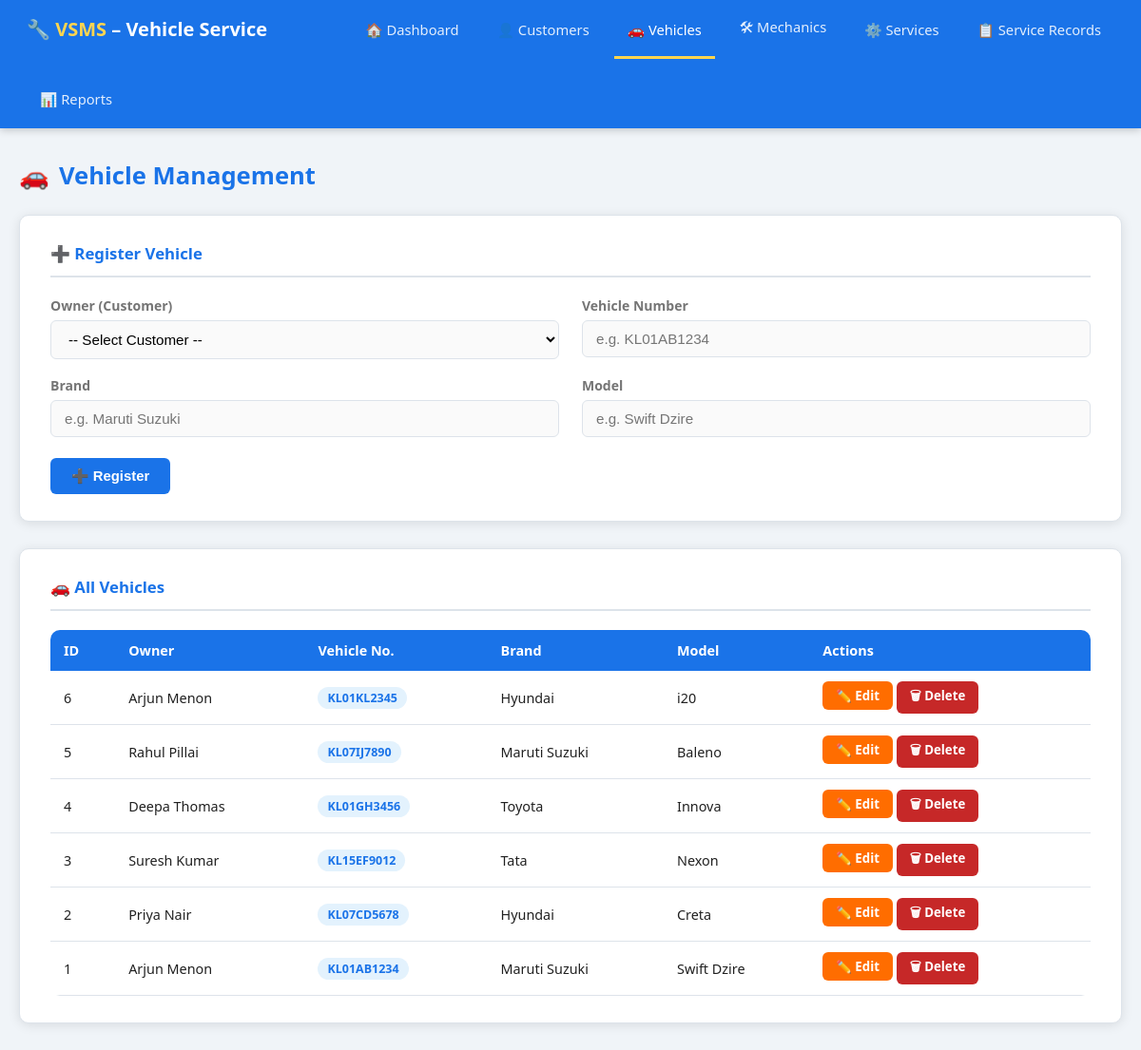
Screenshot of /vehicles.php with the database file from the repository.
### tables this page shows
CREATE TABLE IF NOT EXISTS Vehicle (
    vehicle_id     INT AUTO_INCREMENT PRIMARY KEY,
    customer_id    INT          NOT NULL,
    vehicle_number VARCHAR(20)  NOT NULL UNIQUE,
    model          VARCHAR(100) NOT NULL,
    brand          VARCHAR(100) NOT NULL,
    FOREIGN KEY (customer_id) REFERENCES Customer(customer_id)
        ON DELETE CASCADE ON UPDATE CASCADE
);

CREATE TABLE IF NOT EXISTS Customer (
    customer_id   INT AUTO_INCREMENT PRIMARY KEY,
    name          VARCHAR(100) NOT NULL,
    phone         VARCHAR(15)  NOT NULL UNIQUE,
    address       VARCHAR(255)
);

### vehicles.php (the view, shortened to what this page needs)
<?php
require 'includes/db.php';
$edit=null;
$vehicles = $conn->query("SELECT v.*,c.name AS owner FROM Vehicle v JOIN Customer c ON v.customer_id=c.customer_id ORDER BY v.vehicle_id DESC");
?>
<!DOCTYPE html><html lang="en"><head>
<title>VSMS - Vehicles</title><link rel="stylesheet" href="css/style.css">
</head><body>
<?php require 'includes/nav.php'; ?>
<div class="container">
<div class="page-title"><span class="icon">🚗</span> Vehicle Management</div>
<div class="card">
<div class="card-header"><?=$edit?'✏️ Edit Vehicle':'➕ Register Vehicle'?></div>
<form method="POST">
<div class="form-grid">
  <div class="form-group">
    <label>Owner (Customer)</label>
    <select name="customer_id" required>
      <option value="">-- Select Customer --</option>
    </select>
  </div>
  <div class="form-group">
    <label>Vehicle Number</label>
    <input type="text" name="vehicle_number" required placeholder="e.g. KL01AB1234" value="<?=htmlspecialchars($edit['vehicle_number']??'')?>">
  </div>
  <div class="form-group">
    <label>Brand</label>
    <input type="text" name="brand" required placeholder="e.g. Maruti Suzuki" value="<?=htmlspecialchars($edit['brand']??'')?>">
  </div>
  <div class="form-group">
    <label>Model</label>
    <input type="text" name="model" required placeholder="e.g. Swift Dzire" value="<?=htmlspecialchars($edit['model']??'')?>">
  </div>
</div><br>
<button class="btn btn-<?=$edit?'warning':'primary'?>" type="submit"><?=$edit?'💾 Update':'➕ Register'?></button>
</form>
</div>
<div class="card">
<div class="card-header">🚗 All Vehicles</div>
<div class="table-wrap"><table>
<thead><tr><th>ID</th><th>Owner</th><th>Vehicle No.</th><th>Brand</th><th>Model</th><th>Actions</th></tr></thead>
<tbody>
<?php while($row=$vehicles->fetch_assoc()):?>
<tr>
  <td><?=$row['vehicle_id']?></td>
  <td><?=htmlspecialchars($row['owner'])?></td>
  <td><span class="badge"><?=htmlspecialchars($row['vehicle_number'])?></span></td>
  <td><?=htmlspecialchars($row['brand'])?></td>
  <td><?=htmlspecialchars($row['model'])?></td>
  <td>
    <a href="?edit=<?=$row['vehicle_id']?>" class="btn btn-warning btn-sm">✏️ Edit</a>
    <a href="?delete=<?=$row['vehicle_id']?>" class="btn btn-danger btn-sm" onclick="return confirm('Delete?')">🗑 Delete</a>
  </td>
</tr>
<?php endwhile;?>
</tbody></table></div>
</div>
</div></body></html>

### css/style.css (style rules this page uses)
:root { --primary:#1a73e8;--primary-dk:#1558b0;--accent:#ff6d00; --success:#2e7d32;--danger:#c62828;--bg:#f0f4f8; --card-bg:#ffffff;--text:#212121;--muted:#757575; --border:#dde3ea;--radius:10px;--shadow:0 2px 12px rgba(0,0,0,.10); }
* { box-sizing:border-box;margin:0;padding:0 }
body { font-family:'Segoe UI',Roboto,Arial,sans-serif;background:var(--bg);color:var(--text);min-height:100vh }
.container { max-width:1200px;margin:32px auto;padding:0 20px }
.page-title { font-size:1.6rem;font-weight:700;margin-bottom:24px;color:var(--primary);display:flex;align-items:center;gap:10px }
.card { background:var(--card-bg);border-radius:var(--radius);box-shadow:var(--shadow);padding:28px 32px;margin-bottom:28px;border:1px solid var(--border) }
.card-header { font-size:1.05rem;font-weight:600;color:var(--primary);margin-bottom:20px;padding-bottom:12px;border-bottom:2px solid var(--border);display:flex;align-items:center;gap:8px }
.form-grid { display:grid;grid-template-columns:1fr 1fr;gap:18px 24px }
.form-group { display:flex;flex-direction:column;gap:6px }
label { font-size:.875rem;font-weight:600;color:var(--muted) }
input,select,textarea { padding:10px 14px;border:1.5px solid var(--border);border-radius:6px;font-size:.95rem;transition:border-color .2s,box-shadow .2s;background:#fafafa }
.btn { display:inline-flex;align-items:center;gap:6px;padding:10px 22px;border:none;border-radius:6px;font-size:.93rem;font-weight:600;cursor:pointer;text-decoration:none;transition:all .2s }
.btn-primary { background:var(--primary);color:#fff }
.btn-danger { background:var(--danger);color:#fff }
.btn-warning { background:var(--accent);color:#fff }
.btn-sm { padding:6px 14px;font-size:.83rem }
.table-wrap { overflow-x:auto;border-radius:var(--radius) }
table { width:100%;border-collapse:collapse;font-size:.9rem }
thead th { background:var(--primary);color:#fff;padding:12px 14px;text-align:left;font-weight:600;white-space:nowrap }
tbody tr { border-bottom:1px solid var(--border) }
td { padding:11px 14px;vertical-align:middle }
td .badge { display:inline-block;padding:3px 10px;border-radius:20px;font-size:.78rem;font-weight:600;background:#e3f2fd;color:var(--primary) }

### rows the page displays
vehicle: vehicle_id "6", customer.name "Arjun Menon", vehicle_number "KL01KL2345", brand "Hyundai", model "i20"
vehicle: vehicle_id "5", customer.name "Rahul Pillai", vehicle_number "KL07IJ7890", brand "Maruti Suzuki", model "Baleno"
vehicle: vehicle_id "4", customer.name "Deepa Thomas", vehicle_number "KL01GH3456", brand "Toyota", model "Innova"
vehicle: vehicle_id "3", customer.name "Suresh Kumar", vehicle_number "KL15EF9012", brand "Tata", model "Nexon"
vehicle: vehicle_id "2", customer.name "Priya Nair", vehicle_number "KL07CD5678", brand "Hyundai", model "Creta"
vehicle: vehicle_id "1", customer.name "Arjun Menon", vehicle_number "KL01AB1234", brand "Maruti Suzuki", model "Swift Dzire"

### other values shown
$label "🏠 Dashboard 👤 Customers 🚗 Vehicles 🛠 Mechanics ⚙️ Services 📋 Service Records 📊 Reports"
